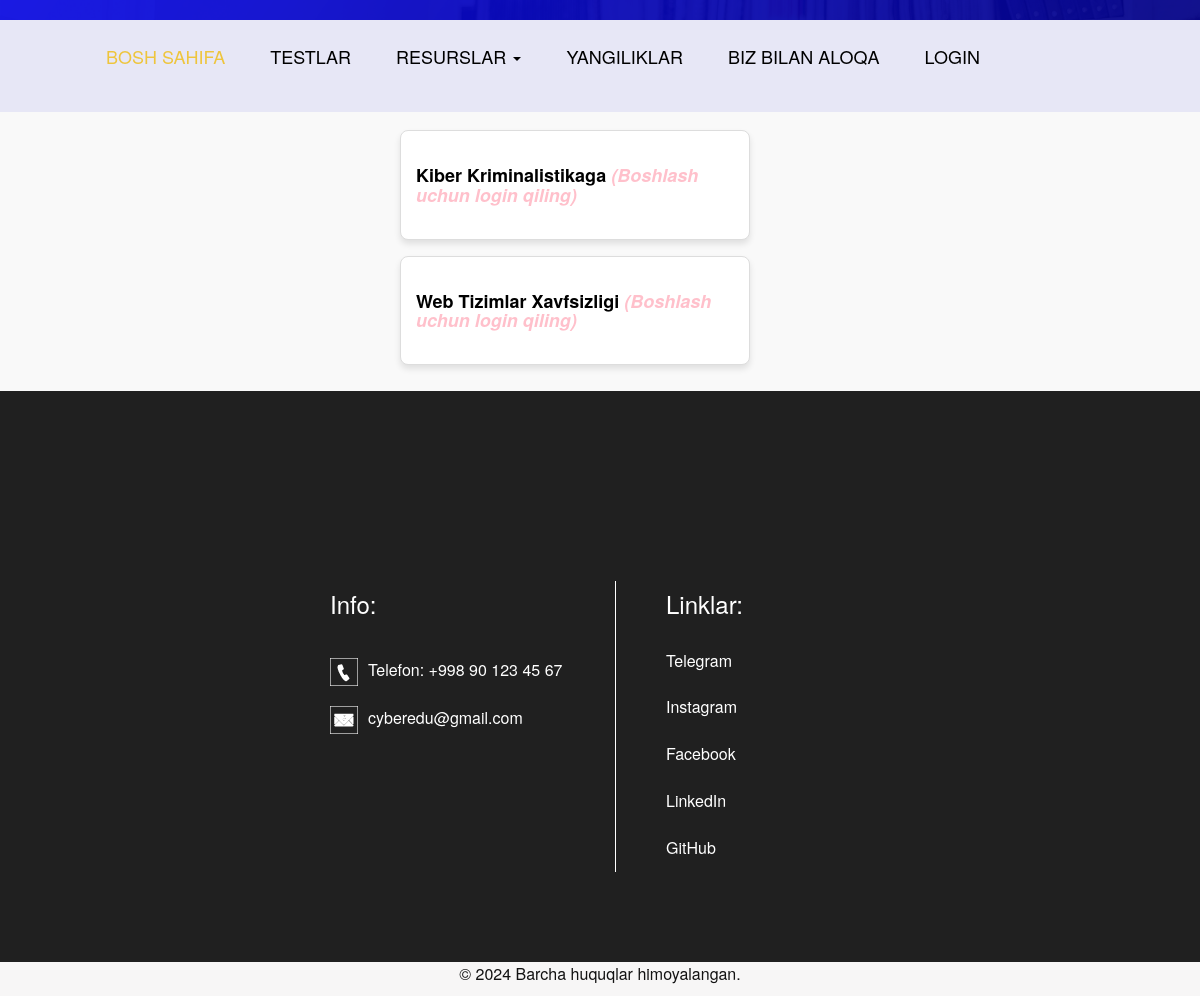
Page /quiz_list/ on the earlier database version.
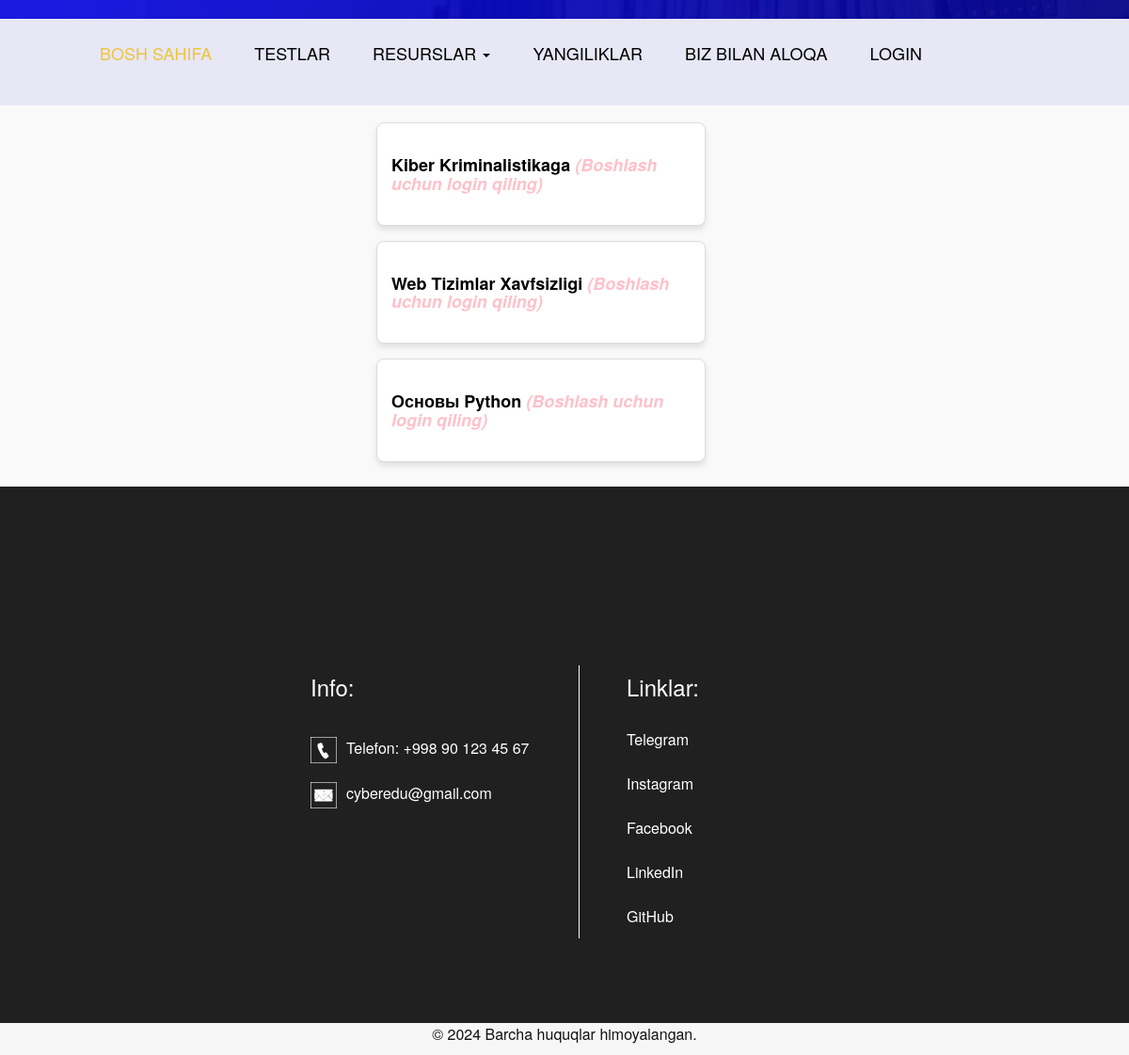
Same page on the later database version.
### videos/models.py (models this page shows, shortened)
class Quiz(models.Model):
    name = models.CharField(max_length=100)
    time_limit = models.PositiveIntegerField(default=60)

### videos/views.py (the view)
# urls.py: path('quiz_list/', QuizListView.as_view(), name='quiz_list'),
class QuizListView(View):
    def get(self, request):
        quizzes = Quiz.objects.all()
        return render(request, 'videos/quiz_list.html', {'quizzes': quizzes})

### templates/videos/quiz_list.html (shortened to what the changed rows need)
{% load static %}
<!DOCTYPE html>
<html lang="en">
   <head>
      <link rel="stylesheet" type="text/css" href="https://cdnjs.cloudflare.com/ajax/libs/OwlCarousel2/2.0.0-beta.2.4/assets/owl.carousel.min.css" />
      <link rel="stylesheet" type="text/css" href="{% static 'css/bootstrap.min.css' %}">
      <link rel="stylesheet" type="text/css" href="{% static 'css/style.css' %}">
      <link rel="stylesheet" href="{% static 'css/responsive.css' %}">
      <link rel="stylesheet" href="{% static 'css/jquery.mCustomScrollbar.min.css' %}">
      <link rel="stylesheet" href="https://netdna.bootstrapcdn.com/font-awesome/4.0.3/css/font-awesome.css">
       <link rel="stylesheet" href="https://maxcdn.bootstrapcdn.com/bootstrap/3.3.7/css/bootstrap.min.css">
      <link rel="stylesheet" href="{% static 'css/owl.carousel.min.css' %}">
      <link rel="stylesheet" href="https://cdnjs.cloudflare.com/ajax/libs/fancybox/2.1.5/jquery.fancybox.min.css" media="screen">
       <link rel="stylesheet" href="https://cdnjs.cloudflare.com/ajax/libs/font-awesome/4.7.0/css/font-awesome.min.css">
   </head>
   <body>
            {% block content %}
<div class="quiz_section">
    <ul class="quiz-list">
        {% for quiz in quizzes %}
            <li class="quiz-item">
                {% if user.is_authenticated %}
                    <a href="{% url 'quiz' quiz.id %}">
                        <div class="quiz_card">
                            <div class="quiz_content">
                                <h3 class="quiz_title">{{ quiz.name }}</h3>
                            </div>
                        </div>
                    </a>
                {% else %}
                    <a href="{% url 'login_page' %}">
                        <div class="quiz_card">
                            <div class="quiz_content">
                                <h3 class="quiz_title">{{ quiz.name }} <i style="color: pink">(Boshlash uchun login qiling)</i></h3>
                            </div>
                        </div>
                    </a>
                {% endif %}
            </li>
        {% endfor %}
    </ul>
</div>
            {% endblock content %}

Differences in the rows shown:
added Quiz: name "Основы Python"
